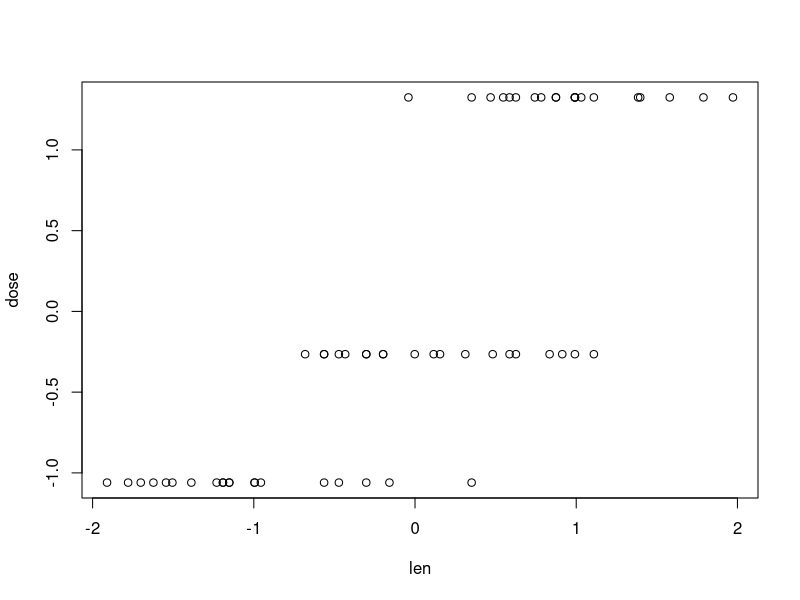
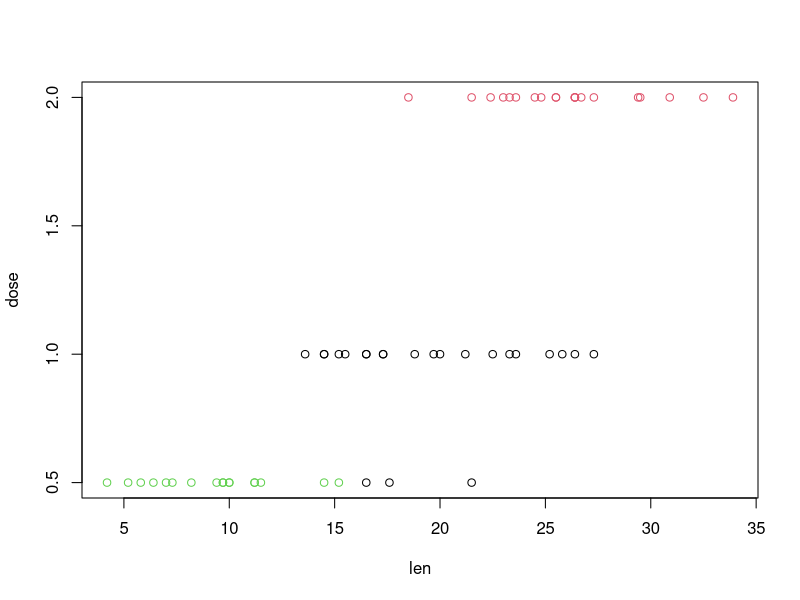
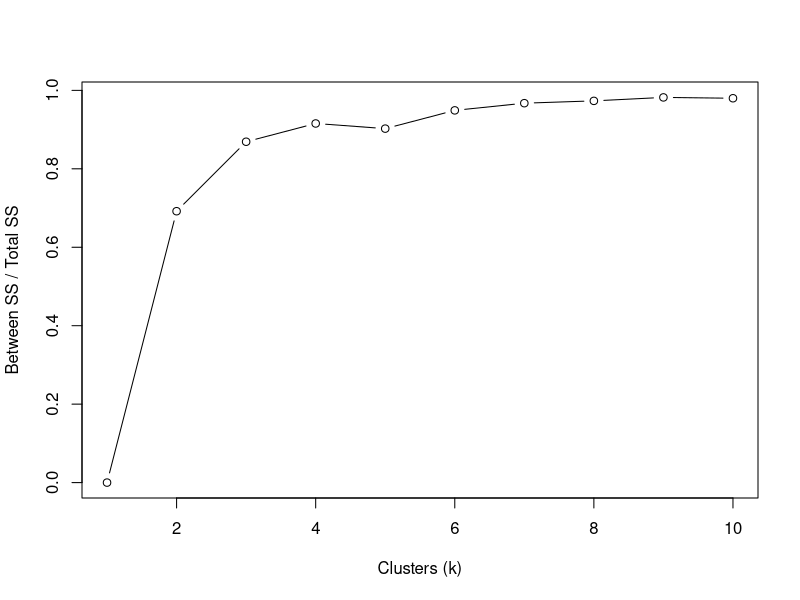
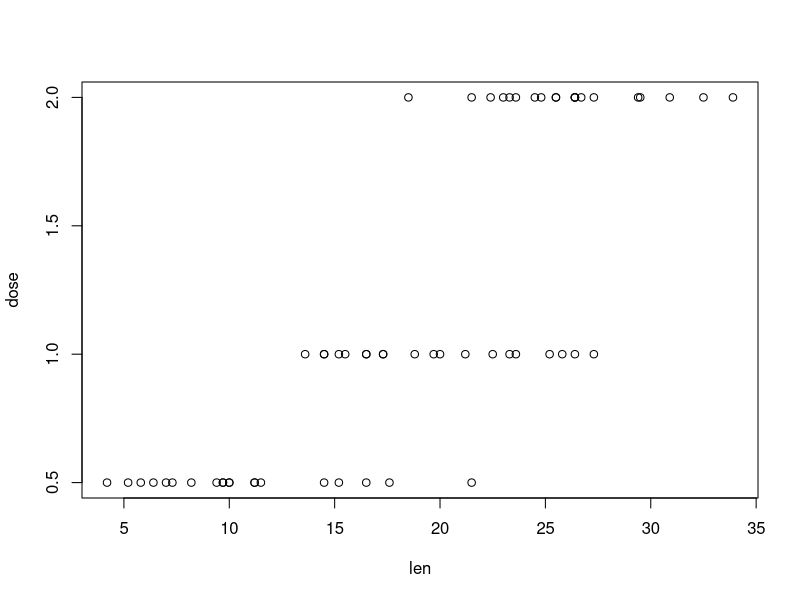
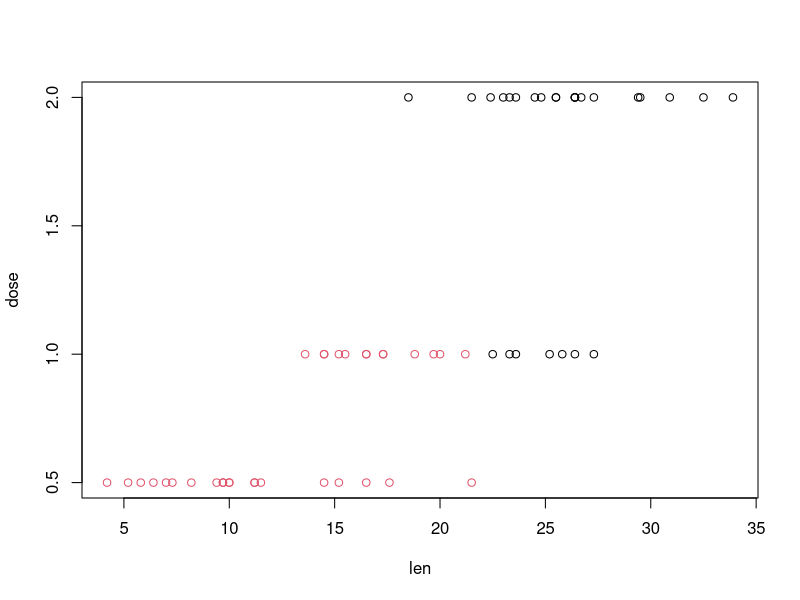
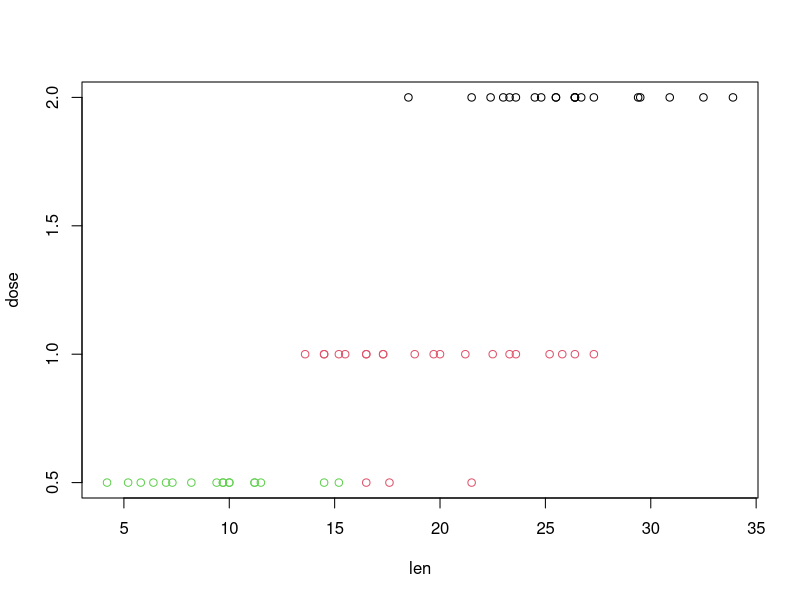
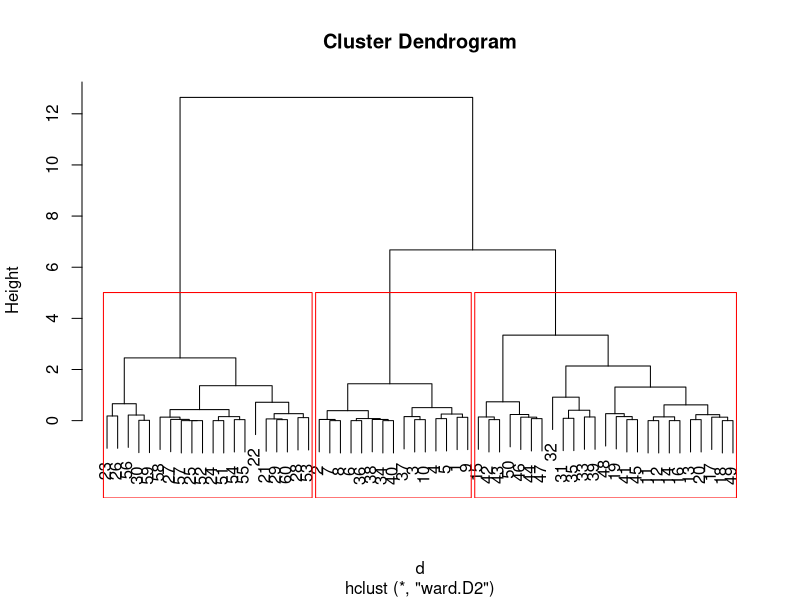
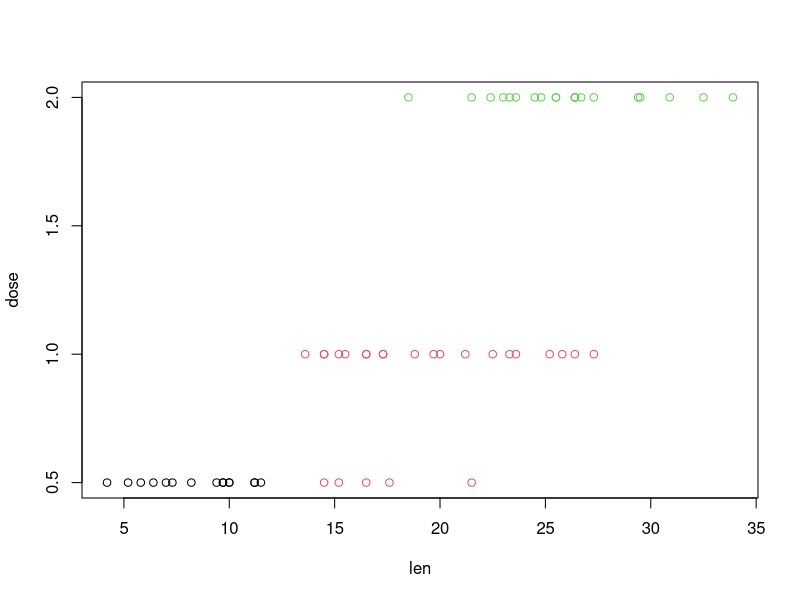

These charts were generated, in order, by the following R code:
# 
#1. Download any two datasets of your choice, read it and perform the following tasks
#(a) Visualise the data.
library(stats)
library(dplyr)
library(ggplot2)
library(ggfortify)

# one dataset
data("ToothGrowth")
head(ToothGrowth)
View(ToothGrowth)
# two dataset
data("PlantGrowth")
head(PlantGrowth)
View(PlantGrowth)



#(b) Perform K-Means Clustering selecting the best value of k and taking Euclidean distance
#as similarity measure. Check your algorithm with the following three conditions
#, visulaise the clusters and note the difference
#i. Maximum number of iterations
#ii. Cluster centroid remains unchanged
#iii. Highest quality of cluster is reached.

# i am trying with ToothGrowth data, here we drop column 2 supp as we are doing clustering problem
MyToothGrowth=select(ToothGrowth,c(1,3))
# omit any missing values
MyToothGrowth <- na.omit(MyToothGrowth)
# As we don’t want the clustering algorithm to depend to an arbitrary variable unit, we start by scaling/standardizing the data using the R function
MyToothGrowthscaled <- scale(MyToothGrowth)
head(MyToothGrowthscaled)
plot(MyToothGrowthscaled)
# here we see about 3 clusters if we visualize with plain eyes, so we may go with k=3 or may be we can run some more logic to get k using elbow method.
fitK <- kmeans(MyToothGrowthscaled,3)

# fitK
#K-means clustering with 3 clusters of sizes 23, 20, 17
#
#Cluster means:
#          len      dose
#1  0.09999948 -0.368730
#2  0.95259072  1.325124
#3 -1.25598838 -1.060099
#
#Clustering vector:
# 1  2  3  4  5  6  7  8  9 10 11 12 13 14 15 16 17 18 19 20 21 22 23 24 25 26 27 28 29 30 31 32 33 
# 3  3  3  3  3  3  3  3  3  3  1  1  1  1  1  1  1  1  1  1  2  2  2  2  2  2  2  2  2  2  3  1  1 
#34 35 36 37 38 39 40 41 42 43 44 45 46 47 48 49 50 51 52 53 54 55 56 57 58 59 60 
# 3  3  3  3  3  1  3  1  1  1  1  1  1  1  1  1  1  2  2  2  2  2  2  2  2  2  2 
#
#Within cluster sum of squares by cluster:
#[1] 8.280169 4.625374 2.547330
# (between_SS / total_SS =  86.9 %)
#
#Available components:
#
#[1] "cluster"      "centers"      "totss"        "withinss"     "tot.withinss" "betweenss"   
#[7] "size"         "iter"         "ifault"      



# K means clustering
# extract cluster membership
str(fitK)
# List of 9
# $ cluster     : Named int [1:60] 3 3 3 3 3 3 3 3 3 3 ...
#  ..- attr(*, "names")= chr [1:60] "1" "2" "3" "4" ...
# $ centers     : num [1:3, 1:2] 0.1 0.953 -1.256 -0.369 1.325 ...
#  ..- attr(*, "dimnames")=List of 2
#  .. ..$ : chr [1:3] "1" "2" "3"
#  .. ..$ : chr [1:2] "len" "dose"
# $ totss       : num 118
# $ withinss    : num [1:3] 8.28 4.63 2.55
# $ tot.withinss: num 15.5
# $ betweenss   : num 103
# $ size        : int [1:3] 23 20 17
# $ iter        : int 4
# $ ifault      : int 0
# - attr(*, "class")= chr "kmeans"

plot(MyToothGrowth, col=fitK$cluster)
 

 ## CHOOSING K by iterative process.
k <- list()
for(i in 1:10){
  k[[i]] <- kmeans(MyToothGrowthscaled[,1:2], i)
}

k

# we see 10 iteration with every iteration between_SS / total_SS slightly increasing finally after 10th loop we are getting (between_SS / total_SS =  98.5 %)

betweenss_totss <- list()
for(i in 1:10){
  betweenss_totss[[i]] <- k[[i]]$betweenss/k[[i]]$totss
}

plot(1:10, betweenss_totss, type = "b", 
     ylab = "Between SS / Total SS", xlab = "Clusters (k)")

# we get a graph where the elbow is at 3

# so clearly cluster count is 3.
for(i in 1:3){
  plot(MyToothGrowth, col = k[[i]]$cluster)
}
 
# HIERACHICAL CLUSTERING ----
d <- dist(MyToothGrowthscaled[, 1:2])
fitH <- hclust(d, "ward.D2")
plot(fitH) 

rect.hclust(fitH, k = 3, border = "red") 
clusters <- cutree(fitH, k = 3) 
plot(MyToothGrowth, col = clusters) 

# Model based clustering
library(mclust)
fitM <- Mclust(MyToothGrowthscaled)
plot(fitM)

# DENSITY-BASED CLUSTERING ----
library(dbscan)
kNNdistplot(MyToothGrowthscaled, k = 3)
abline(h = 0.7, col = "red", lty = 2)
fitD <- dbscan(MyToothGrowthscaled, eps = 0.7, minPts = 5)
fitD
plot(iris, col = fitD$cluster)


#(c) Repeat the Q.2 taking Manhattan distance as similarity measure and note the difference
#between the clusters as compared to that found in Q. 2.
